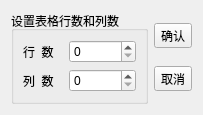
<?xml version="1.0" encoding="UTF-8"?>
<ui version="4.0">
 <class>QWDialogSize</class>
 <widget class="QDialog" name="QWDialogSize">
  <property name="geometry">
   <rect>
    <x>0</x>
    <y>0</y>
    <width>199</width>
    <height>96</height>
   </rect>
  </property>
  <property name="windowTitle">
   <string>设置表格行数和列数</string>
  </property>
  <layout class="QHBoxLayout" name="horizontalLayout">
   <item>
    <widget class="QGroupBox" name="groupBox">
     <property name="title">
      <string>设置表格行数和列数</string>
     </property>
     <layout class="QGridLayout" name="gridLayout">
      <item row="0" column="0">
       <widget class="QLabel" name="label">
        <property name="maximumSize">
         <size>
          <width>40</width>
          <height>16777215</height>
         </size>
        </property>
        <property name="text">
         <string>行  数</string>
        </property>
       </widget>
      </item>
      <item row="0" column="1">
       <widget class="QSpinBox" name="spinBoxRow"/>
      </item>
      <item row="1" column="0">
       <widget class="QLabel" name="label_2">
        <property name="maximumSize">
         <size>
          <width>40</width>
          <height>16777215</height>
         </size>
        </property>
        <property name="text">
         <string>列  数</string>
        </property>
       </widget>
      </item>
      <item row="1" column="1">
       <widget class="QSpinBox" name="spinBoxColumn"/>
      </item>
     </layout>
    </widget>
   </item>
   <item>
    <layout class="QVBoxLayout" name="verticalLayout">
     <item>
      <widget class="QToolButton" name="btnOK">
       <property name="text">
        <string>确认</string>
       </property>
      </widget>
     </item>
     <item>
      <widget class="QToolButton" name="btnCancel">
       <property name="text">
        <string>取消</string>
       </property>
      </widget>
     </item>
    </layout>
   </item>
  </layout>
 </widget>
 <resources/>
 <connections>
  <connection>
   <sender>btnOK</sender>
   <signal>clicked()</signal>
   <receiver>QWDialogSize</receiver>
   <slot>accept()</slot>
   <hints>
    <hint type="sourcelabel">
     <x>167</x>
     <y>29</y>
    </hint>
    <hint type="destinationlabel">
     <x>99</x>
     <y>47</y>
    </hint>
   </hints>
  </connection>
  <connection>
   <sender>btnCancel</sender>
   <signal>clicked()</signal>
   <receiver>QWDialogSize</receiver>
   <slot>reject()</slot>
   <hints>
    <hint type="sourcelabel">
     <x>167</x>
     <y>64</y>
    </hint>
    <hint type="destinationlabel">
     <x>99</x>
     <y>47</y>
    </hint>
   </hints>
  </connection>
 </connections>
</ui>
